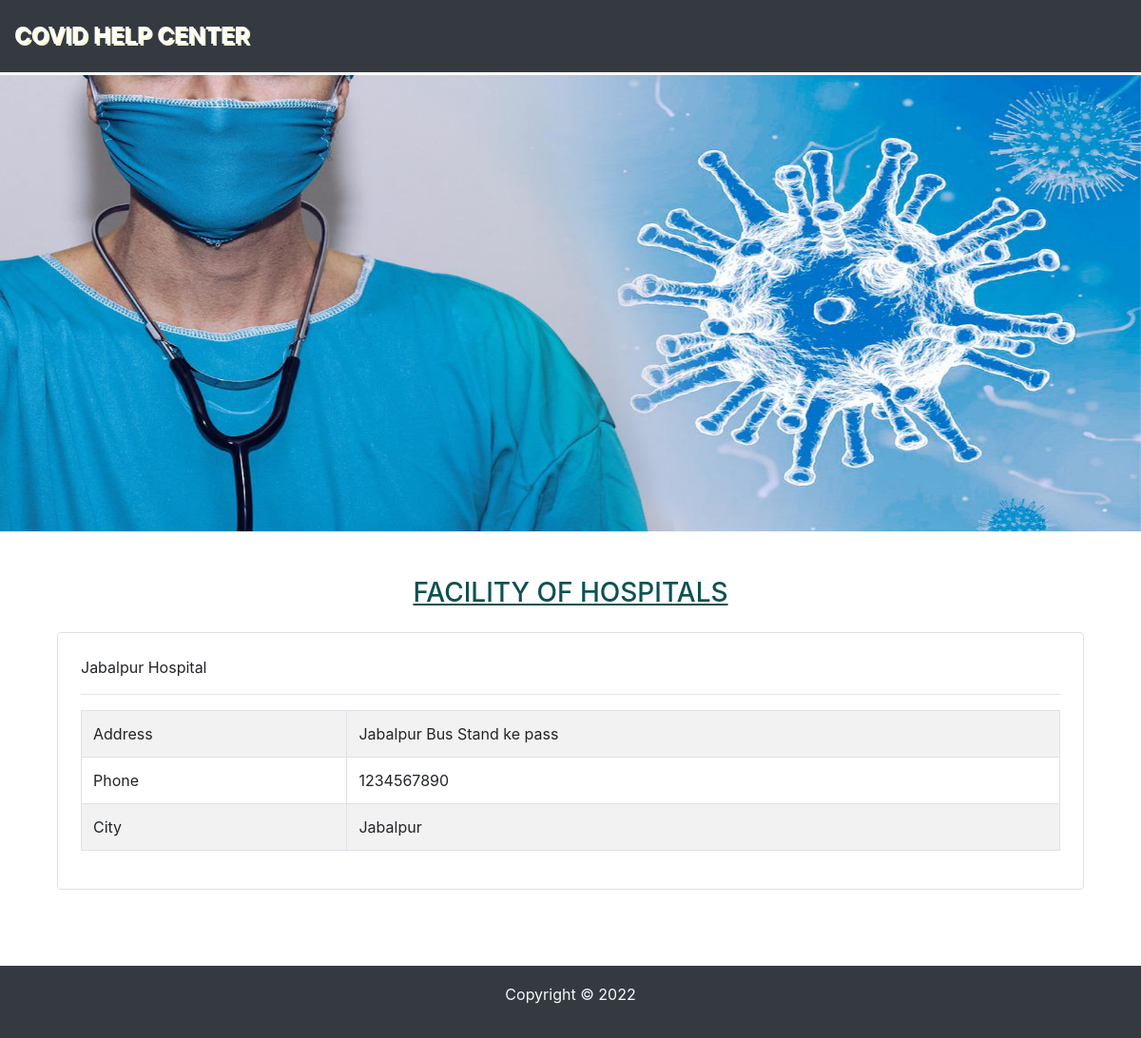
The page /hospital/9 on the database its author committed.
### app/models.py (models this page shows, shortened)
class Hospital(models.Model):
    name = models.CharField(max_length=50, null=False, blank=False)
    phone = models.CharField(max_length=10, null=False, blank=False)
    address = models.CharField(max_length=200, null=False, blank=False)
    city = models.ForeignKey(
            City, on_delete=models.CASCADE ,related_name= 'hospitals')

class City(models.Model):
    name = models.CharField(max_length=50, null=False, blank=False)
    state = models.ForeignKey(State, on_delete=models.CASCADE ,related_name= 'cities')
    def __str__(self):
        return self.name

### app/views.py (the view)
# urls.py: path('hospital/<int:pk>',HospitalDetailView.as_view(),name='hospital_detail'),
class HospitalDetailView(generic.DetailView):
    model= Hospital

### app/templates/app/hospital_detail.html
{% extends 'app/base.html' %}
{% block content %}
    <div class="container">
        <div class="mt-4 border rounded p-4">
            <p class="display-5">{{hospital.name}}</p>
            <hr>
            <table class="table table-striped table-bordered">
                <tr>
                    <td>Address</td>
                    <td>{{hospital.address}}</td>
                </tr>
                <tr>
                    <td>Phone</td>
                    <td>{{hospital.phone}}</td>
                </tr>
                <tr>
                    <td>City</td>
                    <td>{{hospital.city}}</td>
                </tr>
            </table>
        </div>
    </div>
    {% endblock %}

### rows shown on the page
Hospital: name "Jabalpur Hospital", address "Jabalpur Bus Stand ke pass", phone "1234567890", city "Jabalpur"
